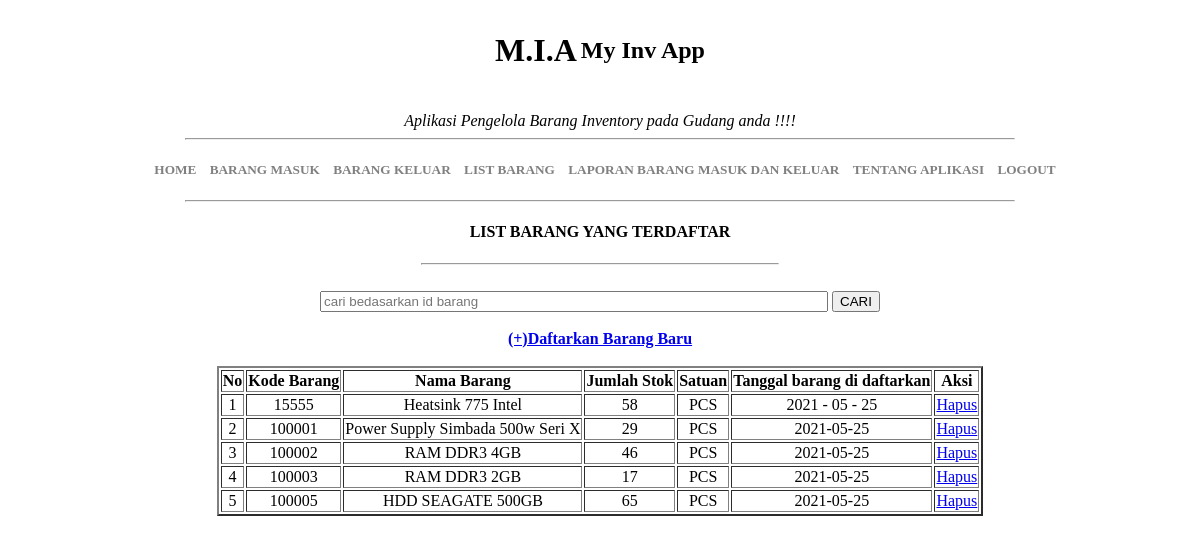
The app's page /list_barang.php (signed in) with its own data.
### tables this page shows
CREATE TABLE `tbl_barang` (
  `id_barang` int(64) NOT NULL,
  `nama_barang` varchar(128) DEFAULT NULL,
  `satuan` varchar(64) DEFAULT NULL,
  `jumlah_stok` varchar(64) DEFAULT NULL,
  `tanggal_barang_didaftarkan` text
);

### list_barang.php (the view, shortened to what this page needs)
<?php
include "koneksi.php";
include "theme/header.php"; ?>
<?php
	$queri = mysqli_query($con, "SELECT * FROM tbl_barang");
 ?>
<center><h4 style="">LIST BARANG YANG TERDAFTAR</h4></center>
<hr style="width: 30%;">
<center>
	<br>
	<form action="cari_by_id_barang.php" method="post">
	<input style="width: 500px;" type="text" name="id_barang" placeholder="cari bedasarkan id barang"/>
	<input type="submit" value="CARI"/>
	</form>
	<br>
	<a href="daftarkan_barang_baru.php"><b>(+)Daftarkan Barang Baru</b></a>
	<br>
	<br>
	<table border="2">
		<tr><center>
			<td><center><b>No</b></center></td>
			<td><center><b>Kode Barang</b></center></td>
			<td><center><b>Nama Barang</b></center></td>
			<td><center><b>Jumlah Stok</b></center></td>
			<td><center><b>Satuan</b></center></td>
			<td><center><b>Tanggal barang di daftarkan</b></center></td>
			<td><center><b>Aksi</b></center></td>
		</tr>
		<?php $ai = 1; ?>
		<?php while($data = mysqli_fetch_array($queri)) { ?>
		<tr>
			<td><center><?= $ai++; ?></center></td>
			<td><center><?= $data['id_barang']; ?></center></td>
			<td><center><?= $data['nama_barang']; ?></center></td>
			<td><center><?= $data['jumlah_stok']; ?></center></td>
			<td><center><?= $data['satuan']; ?></center></td>
			<td><center><?= $data['tanggal_barang_didaftarkan']; ?></center></td>
			<td><center><a href="hapus_barang.php?id_barang=<?= $data['id_barang']; ?>">Hapus<font color="red"></font></a></center></td>
		</tr>
		<?php } ?>
	</table>
</center>
<?php include "theme/footer.php"; ?>

### theme/header.php (style rules this page uses)
body { font-family: "Poppins"; }

### records on screen
tbl_barang: id_barang "15555", nama_barang "Heatsink 775 Intel", jumlah_stok "58", satuan "PCS", tanggal_barang_didaftarkan "2021 - 05 - 25"
tbl_barang: id_barang "100001", nama_barang "Power Supply Simbada 500w Seri X", jumlah_stok "29", satuan "PCS", tanggal_barang_didaftarkan "2021-05-25"
tbl_barang: id_barang "100002", nama_barang "RAM DDR3 4GB", jumlah_stok "46", satuan "PCS", tanggal_barang_didaftarkan "2021-05-25"
tbl_barang: id_barang "100003", nama_barang "RAM DDR3 2GB", jumlah_stok "17", satuan "PCS", tanggal_barang_didaftarkan "2021-05-25"
tbl_barang: id_barang "100005", nama_barang "HDD SEAGATE 500GB", jumlah_stok "65", satuan "PCS", tanggal_barang_didaftarkan "2021-05-25"
